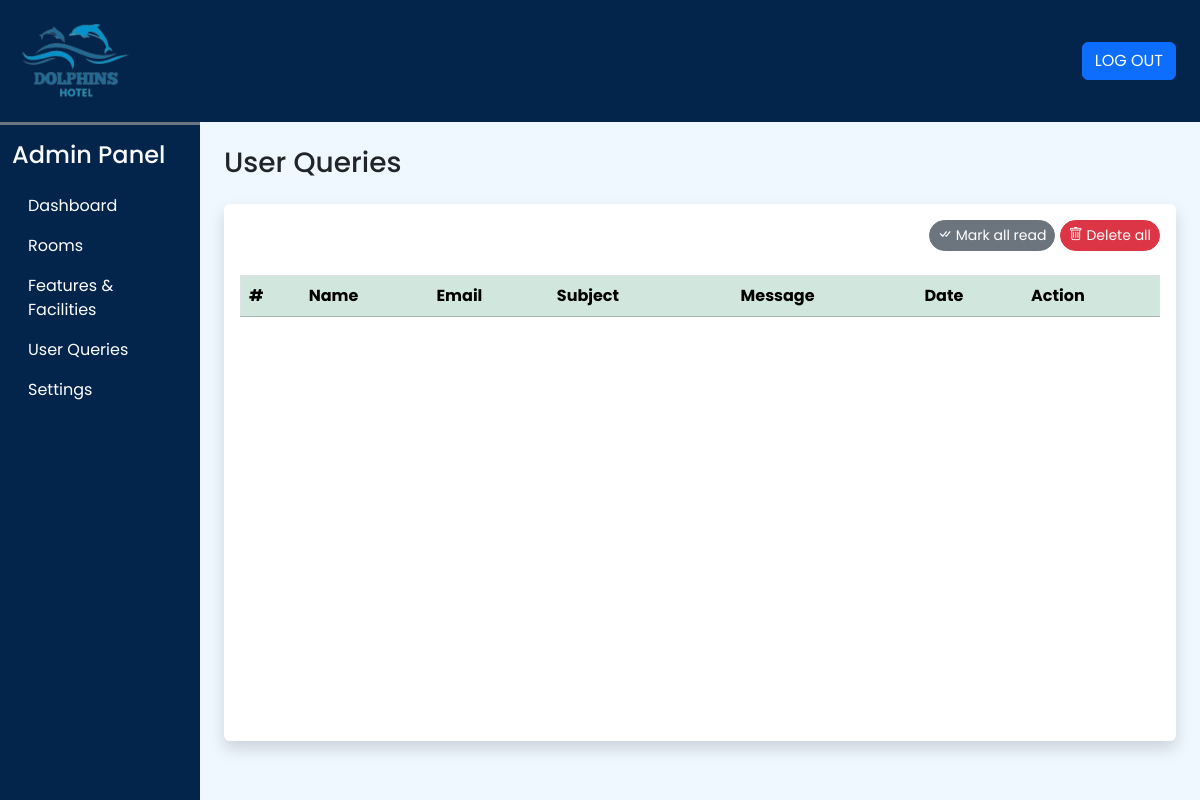
The app's page /admin/user_queries.php (signed in), older data.
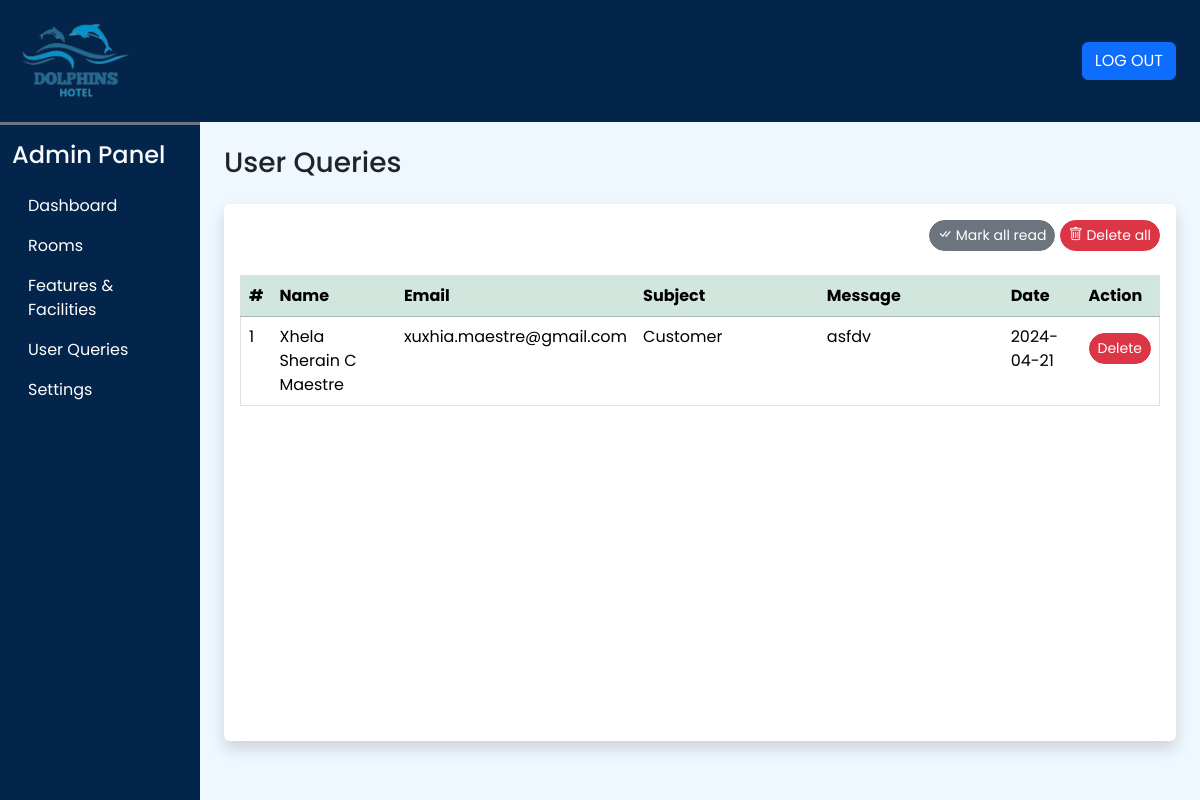
The same page, newer data.
### tables this page shows
CREATE TABLE `user_queries` (
  `sr_no` int(11) NOT NULL,
  `name` varchar(50) NOT NULL,
  `email` varchar(50) NOT NULL,
  `subject` varchar(200) NOT NULL,
  `message` varchar(500) NOT NULL,
  `date` date NOT NULL DEFAULT current_timestamp(),
  `seen` tinyint(4) NOT NULL DEFAULT 0
);

### admin/user_queries.php (the view, shortened to what this page needs)
<!DOCTYPE html>
<html lang="en">
<head>
    <?php require('inc/links.php'); ?>
</head>
<body class = "bg-dw">
   <?php include('inc/header.php'); ?>
    <div class="container-fluid" id="main-content">
        <div class="row">
            <div class="col-lg-10 ms-auto p-4 overflow-hidden">
                <h3 class="mb-4">User Queries</h3>
                <div class="card border-0 shadow mb-4">
                    <div class="card-body">
                    <div class="text-end mb-4">
                        <a href="?seen=all" class="btn btn-secondary rounded-pill shadow-none btn-sm">
                            <i class="bi bi-check-all"></i>  Mark all read
                        </a>
                        <a href="?del=all" class="btn btn-danger rounded-pill shadow-none btn-sm">
                            <i class="bi bi-trash"></i>   Delete all
                        </a>
                    </div>
                        <div class="table-responsive-md" style="height:450px; overflow-y:scroll;">
                            <table class="table table-hover border">
                                <thead class="sticky-top">
                                    <tr class="table-success">
                                        <th scope="col">#</th>
                                        <th scope="col">Name</th>
                                        <th scope="col">Email</th>
                                        <th scope="col" width="20%">Subject</th>
                                        <th scope="col" width="20%">Message</th>
                                        <th scope="col">Date</th>
                                        <th scope="col">Action</th>
                                    </tr>
                                </thead>
                                <tbody>
                                <?php
                                    $q = "SELECT * FROM `user_queries` ORDER BY `sr_no` DESC";
                                    $data = mysqli_query($con,$q);
                                    $i = 1;
                                    while($row = mysqli_fetch_assoc($data))
                                    {
                                        $seen='';
                                        $seen.="<a href='?del=$row[sr_no]' class='btn btn-sm rounded-pill btn-danger mt-2'> Delete </a>";
                                        echo<<<query
                                            <tr>
                                                <td>$i</td>
                                                <td>$row[name]</td>
                                                <td>$row[email]</td>
                                                <td>$row[subject]</td>
                                                <td>$row[message]</td>
                                                <td>$row[date]</td>
                                                <td>$seen</td>
                                            </tr>
                                        query;
                                        $i++;
                                    }
                                ?>
                                </tbody>
                            </table>
                        </div>
                    </div>
                </div>
            </div>
        </div>
    </div>
</body>
</html>

Row changes from the older to the newer data that the page shows:
added user_queries: name "Xhela Sherain C Maestre", email "xuxhia.maestre@gmail.com", subject "Customer", message "asfdv", date "2024-04-21"
